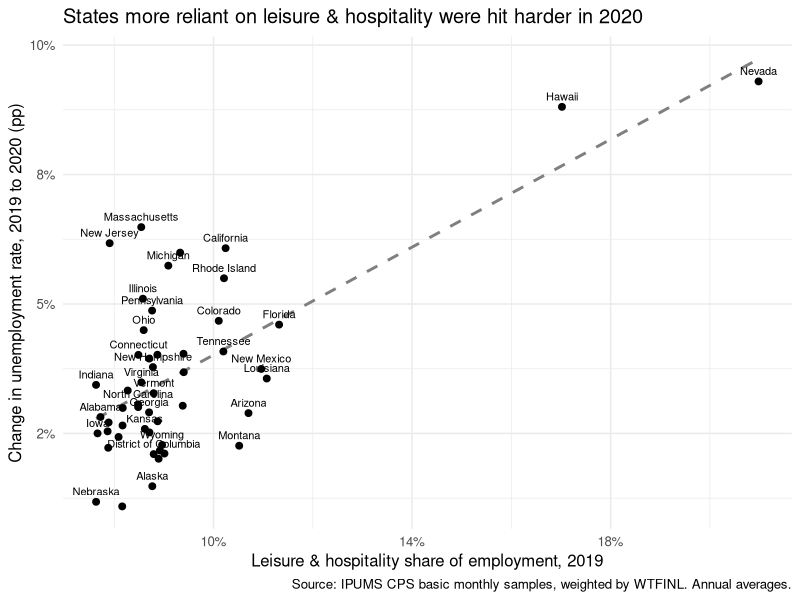
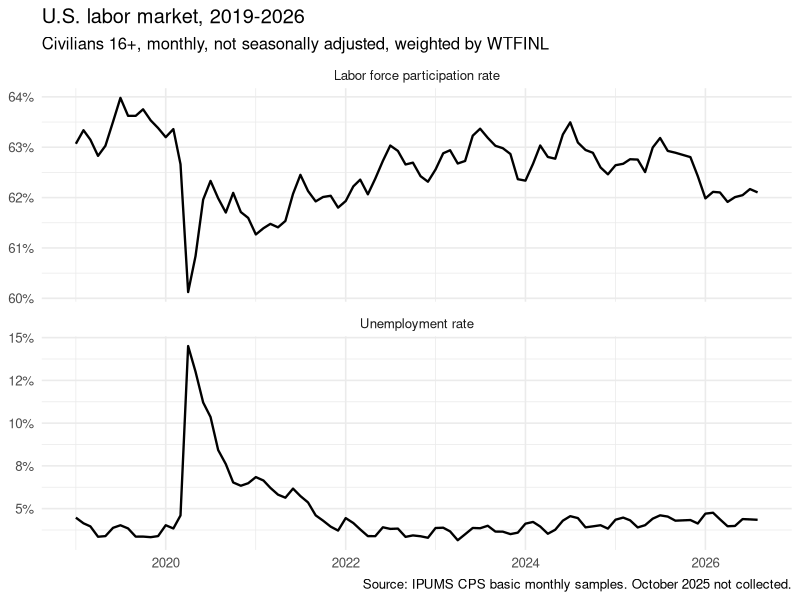
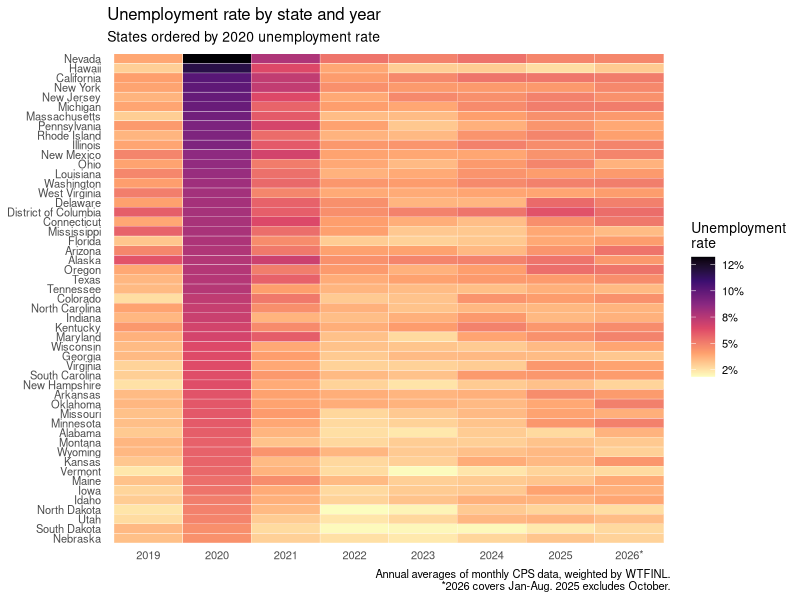
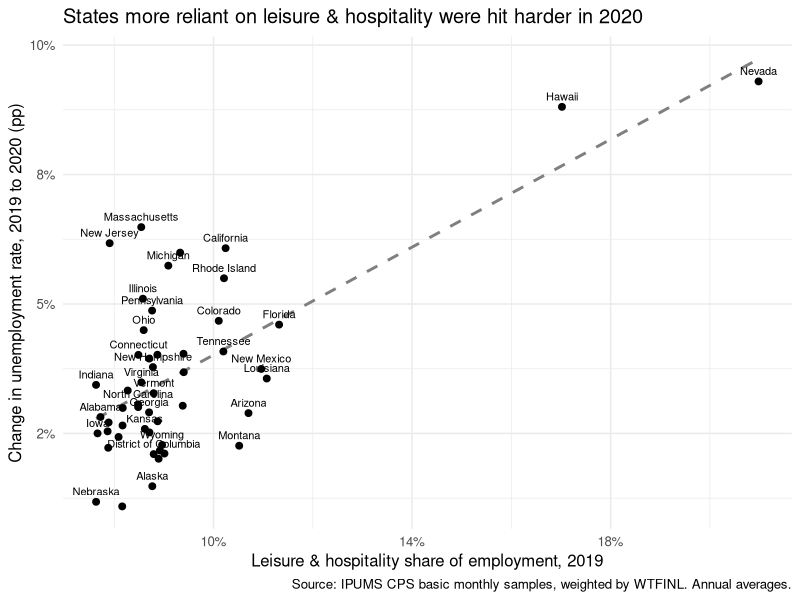

Here is the R script that generated these plots, in order:
# 03_figures.R
# Figure 1: national unemployment rate and LFPR over time
# Figure 2: state-by-year unemployment rate heatmap
# Figure 3: leisure & hospitality exposure vs. 2020 unemployment shock

library(dplyr)
library(tidyr)
library(ggplot2)

national <- read.csv("data/processed/national_monthly.csv") |>
  mutate(date = as.Date(sprintf("%d-%02d-01", YEAR, MONTH)))
state <- read.csv("data/processed/state_annual.csv")
lh    <- read.csv("data/processed/lh_share_2019.csv")

# ---- Figure 1: national trends ----
p1 <- national |>
  pivot_longer(c(ur, lfpr), names_to = "measure", values_to = "rate") |>
  mutate(measure = recode(measure,
                          ur   = "Unemployment rate",
                          lfpr = "Labor force participation rate")) |>
  ggplot(aes(date, rate)) +
  geom_line(linewidth = 0.8) +
  facet_wrap(~measure, ncol = 1, scales = "free_y") +
  scale_y_continuous(labels = scales::percent_format(accuracy = 1)) +
  labs(title = "U.S. labor market, 2019-2026",
       subtitle = "Civilians 16+, monthly, not seasonally adjusted, weighted by WTFINL",
       x = NULL, y = NULL,
       caption = "Source: IPUMS CPS basic monthly samples. October 2025 not collected.") +
  theme_minimal(base_size = 12)

# ---- Figure 2: state heatmap ----
state_order <- state |> filter(YEAR == 2020) |> arrange(ur) |> pull(state)

p2 <- state |>
  mutate(year_lab = ifelse(YEAR == 2026, "2026*", as.character(YEAR)),
         state = factor(state, levels = state_order)) |>
  ggplot(aes(year_lab, state, fill = ur)) +
  geom_tile(color = "white") +
  scale_fill_viridis_c(option = "magma", direction = -1,
                       labels = scales::percent_format(accuracy = 1)) +
  labs(title = "Unemployment rate by state and year",
       subtitle = "States ordered by 2020 unemployment rate",
       x = NULL, y = NULL, fill = "Unemployment\nrate",
       caption = "Annual averages of monthly CPS data, weighted by WTFINL.\n*2026 covers Jan-Aug. 2025 excludes October.") +
  theme_minimal(base_size = 10) +
  theme(panel.grid = element_blank())

# ---- Figure 3: leisure & hospitality exposure vs. 2020 shock ----
shock <- state |>
  filter(YEAR %in% c(2019, 2020)) |>
  select(state, YEAR, ur) |>
  pivot_wider(names_from = YEAR, values_from = ur, names_prefix = "ur_") |>
  mutate(ur_change = ur_2020 - ur_2019) |>
  left_join(lh, by = "state")

p3 <- ggplot(shock, aes(lh_share, ur_change)) +
  geom_smooth(method = "lm", se = FALSE, linetype = "dashed", color = "grey50") +
  geom_point(size = 2) +
  geom_text(aes(label = state), size = 2.8, vjust = -0.8, check_overlap = TRUE) +
  scale_x_continuous(labels = scales::percent_format(accuracy = 1)) +
  scale_y_continuous(labels = scales::percent_format(accuracy = 1)) +
  labs(title = "States more reliant on leisure & hospitality were hit harder in 2020",
       x = "Leisure & hospitality share of employment, 2019",
       y = "Change in unemployment rate, 2019 to 2020 (pp)",
       caption = "Source: IPUMS CPS basic monthly samples, weighted by WTFINL. Annual averages.") +
  theme_minimal(base_size = 12)

# ---- Save ----
ggsave("output/fig1_national.png",      p1, width = 8, height = 6,  dpi = 300)
ggsave("output/fig2_state_heatmap.png", p2, width = 7, height = 11, dpi = 300)
ggsave("output/fig3_lh_shock.png",      p3, width = 8, height = 6,  dpi = 300)

print(p3)
